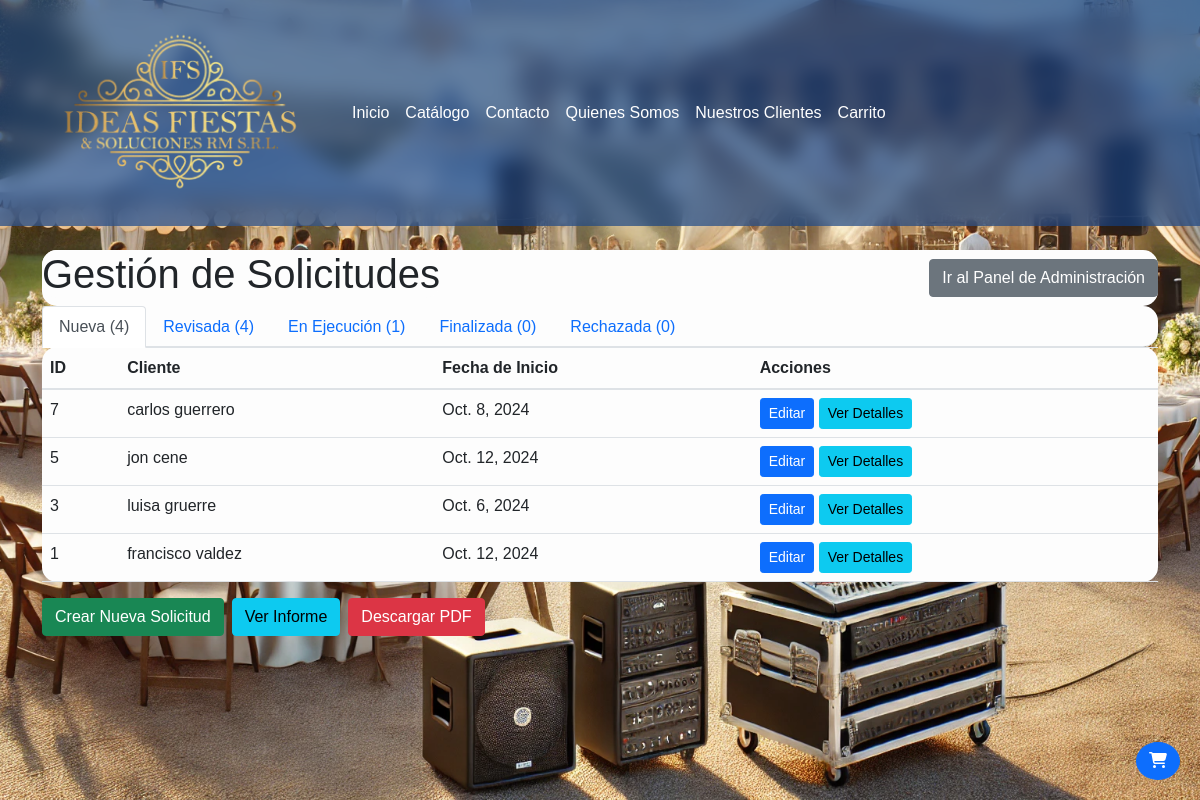
/panel/solicitudes/ (signed in), run on the app's committed database.
### core/models.py (models this page shows, shortened)
class Solicitud(models.Model):
    ESTADO_CHOICES = [
        ('nueva', 'Nueva'),
        ('revisada', 'Revisada'),
        ('en_ejecucion', 'En Ejecución'),
        ('finalizada', 'Finalizada'),
        ('rechazada', 'Rechazada'),
    ]
    estado = models.CharField(max_length=20, choices=ESTADO_CHOICES, default='nueva', blank=True, null=True)
    usuario = models.ForeignKey(User, on_delete=models.CASCADE, null=True, blank=True)
    nombre = models.CharField(max_length=100)
    apellido = models.CharField(max_length=100)
    email = models.EmailField()
    telefono = models.CharField(max_length=20)
    cedula = models.CharField(max_length=20, blank=True, null=True)
    empresa = models.CharField(max_length=100, blank=True, null=True)
    tipo_evento = models.CharField(max_length=100)
    fecha_inicio = models.DateField()
    fecha_fin = models.DateField()
    provincia = models.CharField(max_length=100)
    direccion = models.TextField()
    estado = models.CharField(max_length=20, choices=ESTADO_CHOICES, default='nueva')
    fecha_creacion = models.DateTimeField(auto_now_add=True)
    fecha_actualizacion = models.DateTimeField(auto_now=True)

### core/admin_views.py (the view)
# urls.py: path('panel/solicitudes/', admin_views.admin_solicitudes, name='admin_solicitudes'),
@login_required
@user_passes_test(is_staff)
def admin_solicitudes(request):
    estados = dict(Solicitud.ESTADO_CHOICES)
    solicitudes_por_estado = {}
    for estado, nombre in estados.items():
        solicitudes = Solicitud.objects.filter(estado=estado).order_by('-fecha_creacion')
        solicitudes_por_estado[estado] = solicitudes
    context = {
        'solicitudes_por_estado': solicitudes_por_estado,
        'estados': estados,
    }
    return render(request, 'core/admin/solicitudes.html', context)

### core/admin_views.py (called while the page is built)
def is_staff(user):
    return user.is_staff

### core/templatetags/custom_filters.py (called while the page is built)
@register.filter
def get_item(dictionary, key):
    return dictionary.get(key)

### core/templates/core/admin/solicitudes.html (shortened to what this page needs)
{% extends 'core/base.html' %}
{% load custom_filters %}
{% block content %}
<div class="d-flex justify-content-between align-items-center" style="background-color: rgb(253, 253, 253); border-radius: 15px;">
    <h1 style="background-color: rgb(253, 253, 253); border-radius: 15px;">Gestión de Solicitudes</h1>
    <a href="{% url 'admin_panel' %}" class="btn btn-secondary">Ir al Panel de Administración</a>
</div>
<ul class="nav nav-tabs" id="solicitudesTabs" role="tablist"style="background-color: rgb(253, 253, 253); border-radius: 15px;">
    {% for estado, nombre in estados.items %}
    <li class="nav-item">
        <a class="nav-link {% if forloop.first %}active{% endif %}" id="{{ estado }}-tab" data-toggle="tab" href="#{{ estado }}" role="tab">
            {{ nombre }} ({{ solicitudes_por_estado|get_item:estado|length }})
        </a>
    </li>
    {% endfor %}
</ul>
<div class="tab-content" id="solicitudesTabContent"style="background-color: rgb(253, 253, 253); border-radius: 15px;">
    {% for estado, nombre in estados.items %}
    <div class="tab-pane fade {% if forloop.first %}show active{% endif %}" id="{{ estado }}" role="tabpanel">
        <table class="table">
            <thead>
                <tr>
                    <th>ID</th>
                    <th>Cliente</th>
                    <th>Fecha de Inicio</th>
                    <th>Acciones</th>
                </tr>
            </thead>
            <tbody>
                {% with solicitudes=solicitudes_por_estado|get_item:estado %}
                {% for solicitud in solicitudes %}
                <tr>
                    <td>{{ solicitud.id }}</td>
                    <td>{{ solicitud.nombre }} {{ solicitud.apellido }}</td>
                    <td>{{ solicitud.fecha_inicio }}</td>
                    <td>
                        <a href="{% url 'admin_editar_solicitud' solicitud.id %}" class="btn btn-sm btn-primary">Editar</a>
                        <a href="{% url 'detalle_solicitud' solicitud.id %}" class="btn btn-sm btn-info">Ver Detalles</a>
                    </td>
                </tr>
                {% empty %}
                <tr>
                    <td colspan="4">No hay solicitudes en este estado.</td>
                </tr>
                {% endfor %}
                {% endwith %}
            </tbody>
        </table>
    </div>
    {% endfor %}
</div>
<div class="d-flex justify-content-start mb-4">
    <a href="{% url 'crear_solicitud' %}" class="btn btn-success mr-2">Crear Nueva Solicitud</a>
    <a href="{% url 'informe_solicitudes' %}" class="btn btn-info mr-2">Ver Informe</a>
    <button id="exportPdf" class="btn btn-danger">Descargar PDF</button>
</div>
{% endblock %}

### core/static/core/css/styles.css (style rules this page uses)
body { font-family: Arial, sans-serif; }

### data on the page
Solicitud: id "7", nombre "carlos", apellido "guerrero", fecha_inicio "Oct. 8, 2024"
Solicitud: id "5", nombre "jon", apellido "cene", fecha_inicio "Oct. 12, 2024"
Solicitud: id "3", nombre "luisa", apellido "gruerre", fecha_inicio "Oct. 6, 2024"
Solicitud: id "1", nombre "francisco", apellido "valdez", fecha_inicio "Oct. 12, 2024"

### other printed values
{{ nombre }} "Nueva" "Revisada" "En Ejecución" "Finalizada" "Rechazada"
{{ solicitudes_por_estado|get_item:estado|length }} "4" "4" "1" "0" "0"
